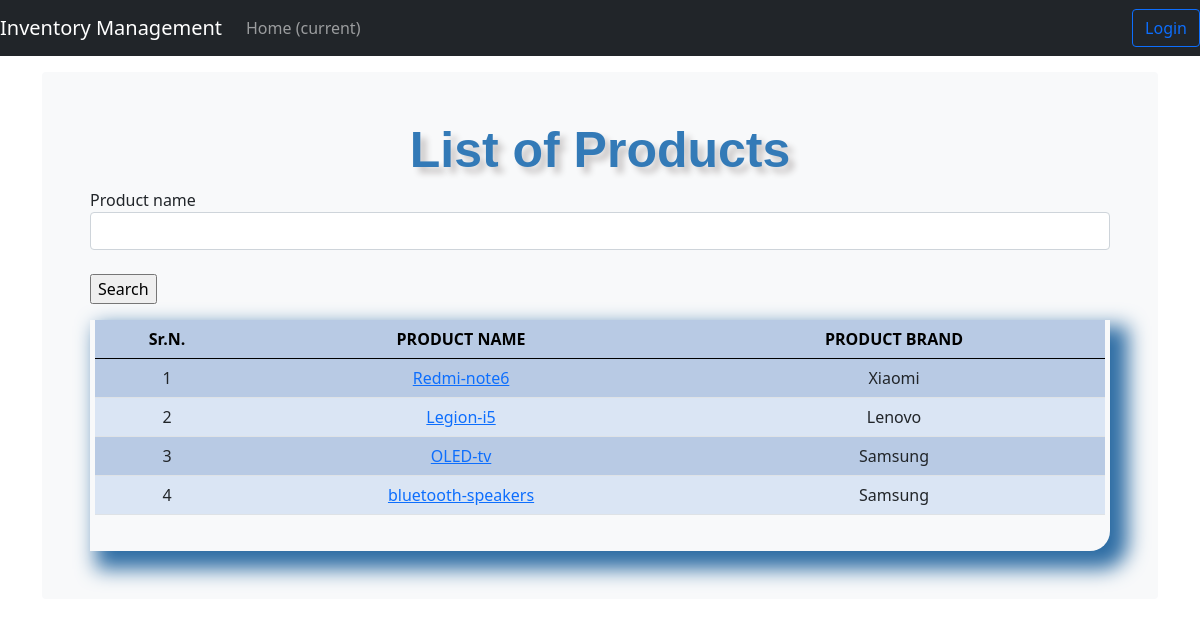
The app's page /sell_products/ with its own data.
### inventory/models.py (models this page shows, shortened)
class Products(models.Model):
	product_name = models.CharField(max_length=50, blank=True, null=True)
	product_brand = models.CharField(max_length=50, blank=True, null=True)
	product_category = models.ForeignKey(Category, on_delete=models.CASCADE, blank=True)

### inventory/views.py (the view)
# urls.py: path('sell_products/', views.sell_products, name='sell_products'),
def sell_products(request):
	title = 'List of Products'
	products = Products.objects.all()
	filt = SearchProduct(request.GET, queryset=products)
	form = SearchProductsForm(request.GET or None)
	context = {
		'title': title,
		'products': products,
		'filter': filt,
		'form': form
	}
	return render(request, 'sell_products.html', context)

### inventory/forms.py
class SearchProductsForm(forms.ModelForm):
	class Meta:
		model = Products
		fields = ['product_name']

### inventory/templates/sell_products.html (shortened to what this page needs)
{% load static %}
{% include 'navbar.html' %}
{% load crispy_forms_tags %}
<!doctype html>
<html lang="en">
  <head>
<link href="/docs/5.0/dist/css/bootstrap.min.css" rel="stylesheet">
<link rel="stylesheet" type="text/css" href="{% static 'css/stylesheet.css' %}">
<link rel="stylesheet" type="text/css" href="{% static 'css/bootstrap.min.css' %}">
    <link href="{% static 'css/navbar-top-fixed.css' %}" rel="stylesheet">
  </head>
  <body>
<main class="container">
  <div class="bg-light p-5 rounded">
    <h1 class="header">{{title}}</h1>
    <form method='GET' action=''>{% csrf_token %}
      {{filter.form|crispy}}
      <br>
      <input type="submit" value='Search' />
    </form>
  <div class="display_table">
    <table class="table">
    <thead>
      <th class="table_head">Sr.N.</th>
      <th class="table_head">PRODUCT NAME</th>
      <th class="table_head">PRODUCT BRAND</th>
    </thead>
    {% for i in filter.qs %}
    <tr>
      <td class="fs-6">{{forloop.counter}}</td>
      <td class="fs-6"><a href="{% url 'sell_qty' i.id %}">{{i.product_name}}</a></td>
      <td class="fs-6">{{i.product_brand}}</td>
    </tr>
    {% endfor %}
  </table>
  </div>
  </div>
</main>
  </body>
</html>

### inventory/static/css/stylesheet.css (style rules this page uses)
body { background-color: #34eb6b; }
.table { font-size: 13px; text-align: center; width: 95%; margin: auto; }
.table tr:nth-child(odd) { background: #B8CAE4 }
.table tr:nth-child(even) { background: #dae5f4 }
th { background-color: #337ab7; color: white; }
.display_table { border-bottom-right-radius: 20px; padding-left: 5px; padding-right: 5px; padding-bottom: 20px; box-shadow: 12px 12px 20px 6px #2e6da4; }
.header { font-family: helvetica; color: #337ab7; font-size: 50px; text-align: center; width: 100%; text-shadow: 6px 6px 6px #c9c6c6; display: block; font-weight: bolder; }
.table_head { color: black; font-size: 16px; }

### inventory/static/css/navbar-top-fixed.css (style rules this page uses)
body { min-height: 75rem; padding-top: 4.5rem; }

### records on screen
Products: product_name "Redmi-note6", product_brand "Xiaomi"
Products: product_name "Legion-i5", product_brand "Lenovo"
Products: product_name "OLED-tv", product_brand "Samsung"
Products: product_name "bluetooth-speakers", product_brand "Samsung"

### other values on screen
{{ title }} "List of Products"
